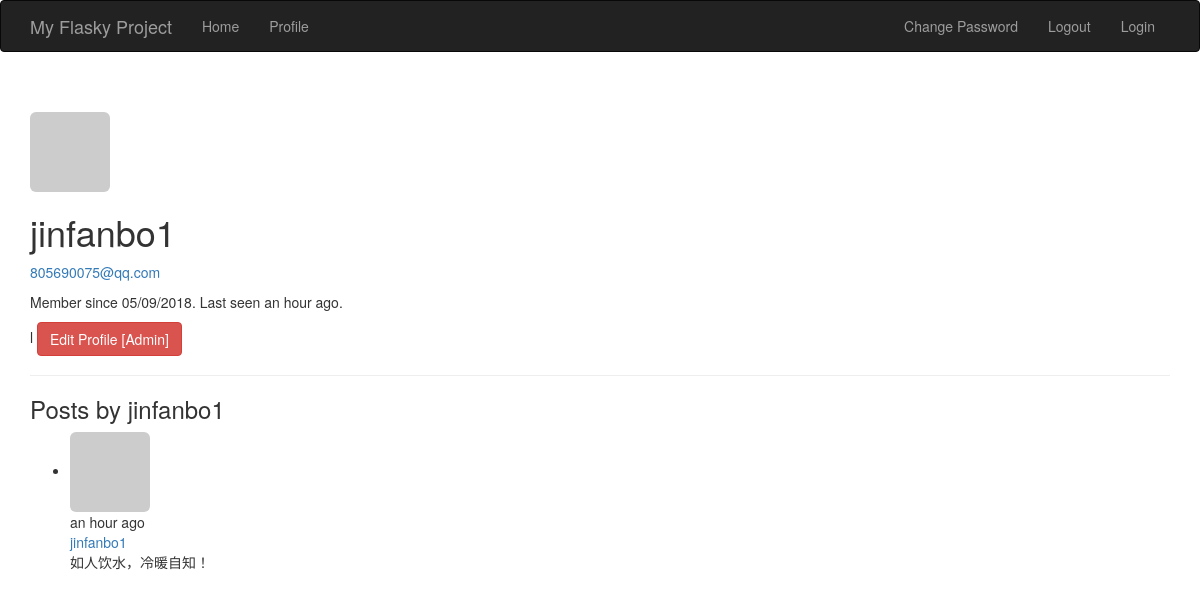
/usr/jinfanbo1 (signed in), run on the app's committed database.
### app/models.py (models this page shows, shortened)
class User(UserMixin, db.Model):
    __tablename__ = 'users'
    id = db.Column(db.Integer, primary_key=True)
    email = db.Column(db.String(64), unique=True, index=True)
    username = db.Column(db.String(64), unique=True, index=True)
    role_id = db.Column(db.Integer, db.ForeignKey('roles.id'))
    password_hash = db.Column(db.String(128))
    confirmed = db.Column(db.Boolean, default=False)
    name = db.Column(db.String(64))
    location = db.Column(db.String(64))
    about_me = db.Column(db.Text())
    member_since = db.Column(db.DateTime(), default=datetime.utcnow)
    last_seen = db.Column(db.DateTime(), default=datetime.utcnow)
    avatar_hash = db.Column(db.String(32))
    posts = db.relationship('Post', backref='author', lazy='dynamic')
    @property
    def password(self):
        raise AttributeError('password is not a readable attribute')
    def can(self, permissions):
        return self.role is not None and \
               (self.role.permissions & permissions) == permissions
    def is_administrator(self):
        return self.can(Permission.ADMIN)
    def ping(self):
        self.last_seen = datetime.utcnow()
        db.session.add(self)
    def gravatar(self, size=100, default='identicon', rating='g'):
        url = 'https://secure.gravatar.com/avatar'
        hash = self.avatar_hash or self.gravatar_hash()
        return '{url}/{hash}?s={size}&d={default}&r={rating}'.format(
            url=url, hash=hash, size=size, default=default, rating=rating)

class Post(db.Model):
    __tablename__ = 'posts'
    id = db.Column(db.Integer, primary_key=True)
    body = db.Column(db.Text)
    timestamp = db.Column(db.DateTime, index=True, default=datetime.utcnow)
    author_id = db.Column(db.Integer, db.ForeignKey('users.id'))

### app/main/views.py (the view)
@main.route('/usr/<username>')
def user(username):
    user = User.query.filter_by(username=username).first()
    if user is None:
        abort(404)
    posts = user.posts.order_by(Post.timestamp.desc()).all()
    return render_template('user.html', user=user, posts=posts)

### app/auth/views.py (called while the page is built)
@auth.before_app_request
def before_request():
    if current_user.is_authenticated :
        current_user.ping()
        if not current_user.confirmed \
            and request.endpoint[:5] != 'auth.' \
                and request.endpoint != 'static':
            return redirect(url_for('auth.unconfirmed'))

### app/main/__init__.py (called while the page is built)
@main.app_context_processor
def inject_permissions():
    return dict(Permission=Permission)

### app/models.py (called while the page is built)
@login_manager.user_loader
def load_user(user_id):
    return User.query.get(int(user_id))

### app/templates/user.html (shortened to what this page needs)
{% extends "base.html" %}
{% block page_content %}
<div class="page-header">
    <img class="img-rounded profile-thumbnail" src="{{ user.gravatar(size=256) }}">
    <div class="profile-header">
        <h1>{{ user.username }}</h1>
        {% if current_user.is_administrator() %}
        <p><a href="mailto:{{ user.email }}">{{ user.email }}</a></p>
        {% endif %}
        <p>
                Member since {{ moment(user.member_since).format('L') }}.
                Last seen {{ moment(user.last_seen).fromNow() }}.
        </p>
        <p>
            {% if current_user.is_administrator() %}l
            <a class="btn btn-danger" href="{{ url_for('.edit_profile_admin', id=user.id) }}">Edit Profile [Admin]</a>
            {% endif %}
        </p>
    </div>
</div>
<h3> Posts by {{ user.username }} </h3>
{% include '_posts.html' %}
{% endblock %}

### app/templates/_posts.html
<ul class="posts">
    {% for post in posts %}
    <li class="post">
        <div class="post=thumbnail">
            <a href="{{ url_for('.user', username=post.author.username) }}">
                <img class="img-rounded profile-thumbnail"
                     src="{{ post.author.gravatar(size=40) }}">
            </a>
        </div>
        <div class="post-date">{{ moment(post.timestamp).fromNow() }}</div>
        <div class="post-author">
            <a href="{{ url_for('.user', username=post.author.username) }}">
                {{ post.author.username }}
            </a>
        </div>
        <div class="post-body">{{ post.body }}</div>
    </li>
    {% endfor %}
</ul>

### data on the page
User: username "jinfanbo1", email "805690075@qq.com", member_since "05/09/2018", last_seen "an hour ago"
Post: timestamp "an hour ago", author.username "jinfanbo1", body "如人饮水，冷暖自知！"
